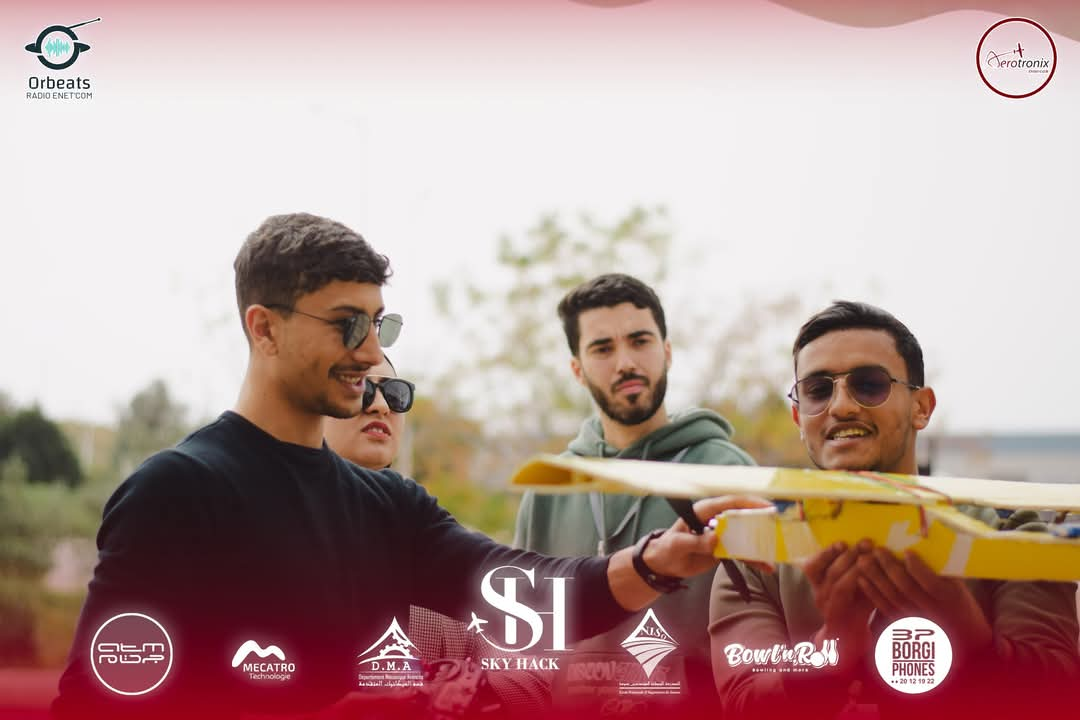
#> input picture satellite_sample.png, 1080 x 720 px
$ python main.py
#> lines starting #> are read from the running program, lines starting #| are printed output that depends on the picture
### image_source.py

from PIL import Image
import numpy as np

def load_image_as_binary(path, size=(64, 64)):
#> called with path = 'satellite_sample.png', size = (64, 64)
    image = Image.open(path).convert("L").resize(size)
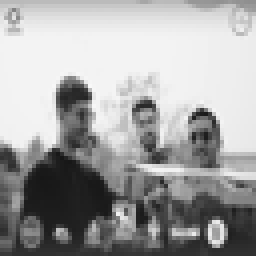
#> image: PIL image 64x64 L (shown 4 times larger); min 23, max 248, mean 163.2
    img_array = np.array(image)
    binary_data = np.unpackbits(img_array.astype(np.uint8))
    return binary_data, img_array.shape

def binary_to_image(binary_data, shape):
    byte_data = binary_data[:np.prod(shape)]
    img_array = byte_data.reshape(shape)
    return Image.fromarray(img_array.astype(np.uint8))

### encoder.py

import numpy as np

def hamming_encode(bits):
    encoded = []
    for i in range(0, len(bits), 4):
        d = bits[i:i+4]
        while len(d) < 4:
            d = np.append(d, 0)
        p1 = d[0] ^ d[1] ^ d[3]
        p2 = d[0] ^ d[2] ^ d[3]
        p3 = d[1] ^ d[2] ^ d[3]

        encoded.extend([p1, p2, d[0], p3, d[1], d[2], d[3]])
    return np.array(encoded)

### decoder.py

import numpy as np

def hamming_decode(bits):
    decoded = []
    for i in range(0, len(bits), 7):
        block = bits[i:i+7]
        if len(block) < 7:
            continue
        p1, p2, d0, p3, d1, d2, d3 = block
        s1 = p1 ^ d0 ^ d1 ^ d3
        s2 = p2 ^ d0 ^ d2 ^ d3
        s3 = p3 ^ d1 ^ d2 ^ d3
        syndrome = s1 + (s2 << 1) + (s3 << 2)
        if syndrome:
            block[syndrome - 1] ^= 1
        decoded.extend([block[2], block[4], block[5], block[6]])
    return np.array(decoded)

### channel.py

import numpy as np

def bsc_channel(data, error_prob=0.01):
    errors = np.random.rand(len(data)) < error_prob
    return np.bitwise_xor(data, errors.astype(int))

### analysis.py

import numpy as np
from math import log2

# [4 lines left out: function compute_entropy, not called in this run]

def compute_ber(original, received):
    errors = np.sum(original != received[:len(original)])
    return errors / len(original)

### main.py

import numpy as np
import matplotlib.pyplot as plt
from image_source import load_image_as_binary, binary_to_image
from encoder import hamming_encode
from channel import bsc_channel
from decoder import hamming_decode
from analysis import compute_ber

# Load & convert
image_path = "satellite_sample.png"
source, shape = load_image_as_binary(image_path)
#> shape = (64, 64)
original_length = len(source)
#> original_length = 32768

# for Hamming
pad_bits = (4 - (original_length % 4)) % 4
#> pad_bits = 0
if pad_bits > 0:
    source = np.append(source, [0] * pad_bits)

# Encode, transmit, decode
encoded = hamming_encode(source)
#> the loop in hamming_encode, `for i in range(0, len(bits), 4):` made 8192 passes
#> (i, p1, p2, p3) on passes 2 to 4: (4, 1, 0, 1), (8, 0, 1, 0), (12, 1, 0, 1)
#> after the loop in hamming_encode, `for i in range(0, len(bits), 4):`: encoded = 57344 items
transmitted = bsc_channel(encoded, error_prob=0.05)
decoded = hamming_decode(transmitted)
#> the loop in hamming_decode, `for i in range(0, len(bits), 7):` made 8192 passes
#> (i, p1, p2, d0, p3, d1, d2, d3) on passes 2 to 4: (7, 1, 0, 1, 1, 0, 1, 0), (14, 0, 1, 0, 0, 0, 1, 1), (21, 1, 0, 1, 1, 0, 1, 0)

# Trim
decoded = decoded[:original_length]

# Reconstruct
original_img = binary_to_image(np.packbits(source[:original_length]), shape)
reconstructed_img = binary_to_image(np.packbits(decoded), shape)
#> call 2 of binary_to_image, with binary_data = array of shape (4096,), shape = (64, 64)
#> in binary_to_image (call 2), `img_array = byte_data.reshape(shape)`:
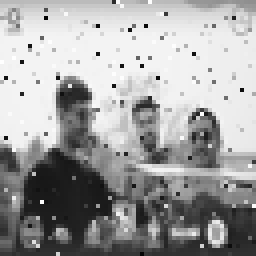
#> img_array: shape (64, 64) (shown 4 times larger); min 0, max 255, mean 161.5

# Display original vs. received
fig, axs = plt.subplots(1, 2, figsize=(8, 4))
axs[0].imshow(original_img, cmap='gray')
axs[0].set_title("Original")
axs[0].axis('off')

axs[1].imshow(reconstructed_img, cmap='gray')
axs[1].set_title("Received")
axs[1].axis('off')
plt.tight_layout()
plt.show()
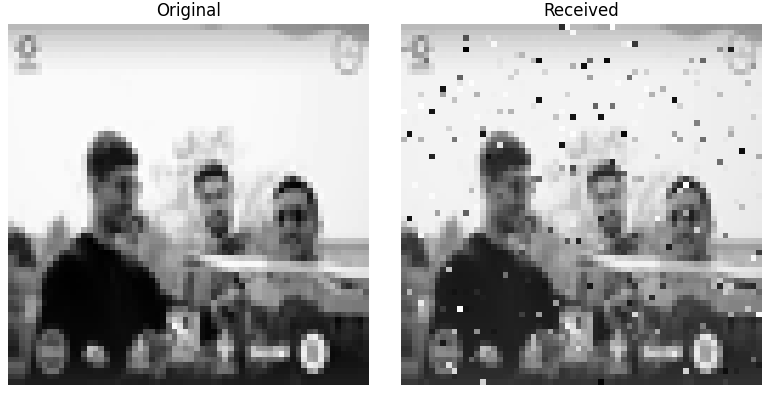
#> figure drawn by matplotlib, 2 panels

# Print BER
ber = compute_ber(source[:original_length], decoded)
print(f"Bit Error Rate: {ber:.4%}")
#| Bit Error Rate: 1.8219%
